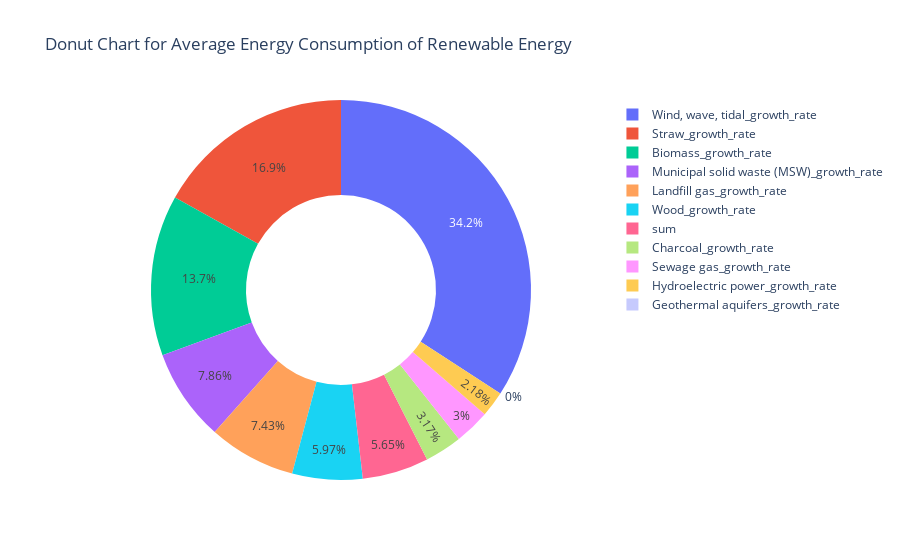

The notebook cell this image was saved under:
### Code cell
fig = px.pie(values=df_donut, names=df.describe().columns[-18:-1],
             hole=0.5, title='Donut Chart for Average Energy Consumption of Renewable Energy')
fig.show()

### Figure 1 — Plotly figure (JSON) as saved in the notebook; plotly's stock layout.template omitted (floating-point values rounded to 4 significant figures)
{"data": [{"domain": {"x": [0, 1], "y": [0, 1]}, "hole": 0.5, "hovertemplate": "label=%{label}<br>value=%{value}<extra></extra>", "labels": ["sum", "Hydroelectric power_growth_rate", "Wind, wave, tidal_growth_rate", "Solar photovoltaic_growth_rate", "Geothermal aquifers_growth_rate", "Landfill gas_growth_rate", "Sewage gas_growth_rate", "Biogas from autogen_growth_rate", "Municipal solid waste (MSW)_growth_rate", "Poultry litter_growth_rate", "Straw_growth_rate", "Wood_growth_rate", "Charcoal_growth_rate", "Liquid bio-fuels_growth_rate", "Bioethanol_growth_rate", "Biodiesel_growth_rate", "Biomass_growth_rate"], "legendgroup": "", "name": "", "showlegend": true, "type": "pie", "values": [7.812, 3.008, 47.25, null, 0, 10.27, 4.154, null, 10.87, null, 23.4, 8.26, 4.382, null, null, null, 18.88]}], "layout": {"legend": {"tracegroupgap": 0}, "title": {"text": "Donut Chart for Average Energy Consumption of Renewable Energy"}}}
